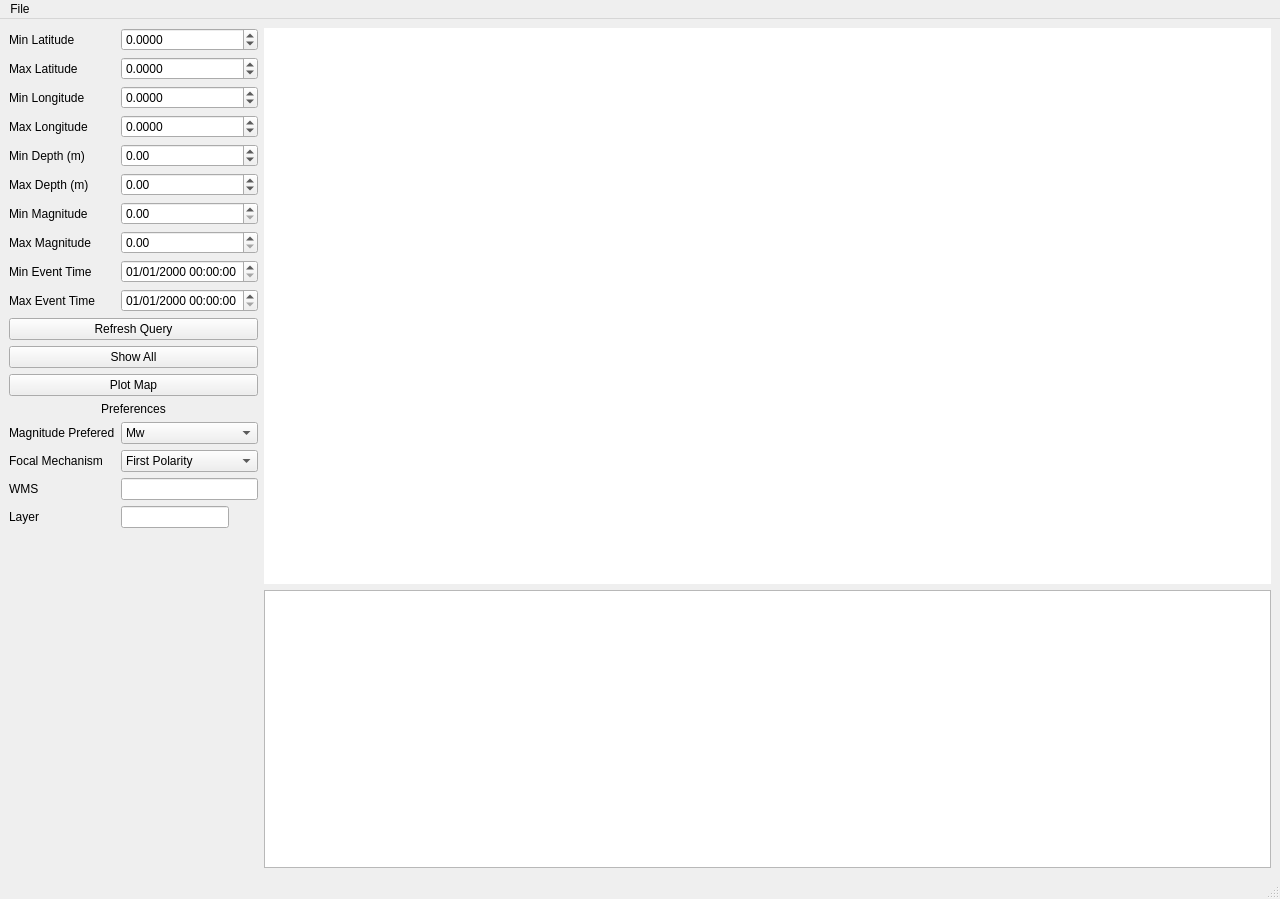
<?xml version="1.0" encoding="UTF-8"?>
<ui version="4.0">
 <class>MainWindow</class>
 <widget class="QMainWindow" name="MainWindow">
  <property name="geometry">
   <rect>
    <x>0</x>
    <y>0</y>
    <width>1280</width>
    <height>899</height>
   </rect>
  </property>
  <property name="sizePolicy">
   <sizepolicy hsizetype="Expanding" vsizetype="Preferred">
    <horstretch>0</horstretch>
    <verstretch>0</verstretch>
   </sizepolicy>
  </property>
  <property name="minimumSize">
   <size>
    <width>0</width>
    <height>0</height>
   </size>
  </property>
  <property name="windowTitle">
   <string>Earthquakes Data Base</string>
  </property>
  <widget class="QWidget" name="centralwidget">
   <property name="sizePolicy">
    <sizepolicy hsizetype="Expanding" vsizetype="Preferred">
     <horstretch>0</horstretch>
     <verstretch>0</verstretch>
    </sizepolicy>
   </property>
   <layout class="QHBoxLayout" name="horizontalLayout">
    <item>
     <layout class="QFormLayout" name="formLayout">
      <property name="leftMargin">
       <number>0</number>
      </property>
      <item row="0" column="0">
       <widget class="QLabel" name="label_2">
        <property name="text">
         <string>Min Latitude</string>
        </property>
       </widget>
      </item>
      <item row="0" column="1">
       <widget class="QDoubleSpinBox" name="minLat">
        <property name="sizePolicy">
         <sizepolicy hsizetype="Preferred" vsizetype="Fixed">
          <horstretch>0</horstretch>
          <verstretch>0</verstretch>
         </sizepolicy>
        </property>
        <property name="decimals">
         <number>4</number>
        </property>
        <property name="minimum">
         <double>-90.000000000000000</double>
        </property>
        <property name="maximum">
         <double>90.000000000000000</double>
        </property>
       </widget>
      </item>
      <item row="1" column="0">
       <widget class="QLabel" name="label_3">
        <property name="text">
         <string>Max Latitude</string>
        </property>
       </widget>
      </item>
      <item row="1" column="1">
       <widget class="QDoubleSpinBox" name="maxLat">
        <property name="sizePolicy">
         <sizepolicy hsizetype="Preferred" vsizetype="Fixed">
          <horstretch>0</horstretch>
          <verstretch>0</verstretch>
         </sizepolicy>
        </property>
        <property name="decimals">
         <number>4</number>
        </property>
        <property name="minimum">
         <double>-90.000000000000000</double>
        </property>
        <property name="maximum">
         <double>90.000000000000000</double>
        </property>
       </widget>
      </item>
      <item row="2" column="0">
       <widget class="QLabel" name="label_4">
        <property name="text">
         <string>Min Longitude</string>
        </property>
       </widget>
      </item>
      <item row="2" column="1">
       <widget class="QDoubleSpinBox" name="minLon">
        <property name="sizePolicy">
         <sizepolicy hsizetype="Preferred" vsizetype="Fixed">
          <horstretch>0</horstretch>
          <verstretch>0</verstretch>
         </sizepolicy>
        </property>
        <property name="decimals">
         <number>4</number>
        </property>
        <property name="minimum">
         <double>-180.000000000000000</double>
        </property>
        <property name="maximum">
         <double>180.000000000000000</double>
        </property>
       </widget>
      </item>
      <item row="3" column="0">
       <widget class="QLabel" name="label_5">
        <property name="text">
         <string>Max Longitude</string>
        </property>
       </widget>
      </item>
      <item row="3" column="1">
       <widget class="QDoubleSpinBox" name="maxLon">
        <property name="sizePolicy">
         <sizepolicy hsizetype="Preferred" vsizetype="Fixed">
          <horstretch>0</horstretch>
          <verstretch>0</verstretch>
         </sizepolicy>
        </property>
        <property name="decimals">
         <number>4</number>
        </property>
        <property name="minimum">
         <double>-180.000000000000000</double>
        </property>
        <property name="maximum">
         <double>180.000000000000000</double>
        </property>
       </widget>
      </item>
      <item row="4" column="0">
       <widget class="QLabel" name="label_6">
        <property name="text">
         <string>Min Depth (m)</string>
        </property>
       </widget>
      </item>
      <item row="4" column="1">
       <widget class="QDoubleSpinBox" name="minDepth">
        <property name="sizePolicy">
         <sizepolicy hsizetype="Preferred" vsizetype="Fixed">
          <horstretch>0</horstretch>
          <verstretch>0</verstretch>
         </sizepolicy>
        </property>
        <property name="decimals">
         <number>2</number>
        </property>
        <property name="minimum">
         <double>-2000.000000000000000</double>
        </property>
        <property name="maximum">
         <double>900000.000000000000000</double>
        </property>
       </widget>
      </item>
      <item row="5" column="0">
       <widget class="QLabel" name="label_7">
        <property name="text">
         <string>Max Depth (m)</string>
        </property>
       </widget>
      </item>
      <item row="5" column="1">
       <widget class="QDoubleSpinBox" name="maxDepth">
        <property name="sizePolicy">
         <sizepolicy hsizetype="Preferred" vsizetype="Fixed">
          <horstretch>0</horstretch>
          <verstretch>0</verstretch>
         </sizepolicy>
        </property>
        <property name="styleSheet">
         <string notr="true"/>
        </property>
        <property name="decimals">
         <number>2</number>
        </property>
        <property name="minimum">
         <double>-2000.000000000000000</double>
        </property>
        <property name="maximum">
         <double>9000000.000000000000000</double>
        </property>
        <property name="value">
         <double>0.000000000000000</double>
        </property>
       </widget>
      </item>
      <item row="6" column="0">
       <widget class="QLabel" name="label_8">
        <property name="text">
         <string>Min Magnitude</string>
        </property>
       </widget>
      </item>
      <item row="6" column="1">
       <widget class="QDoubleSpinBox" name="minMag">
        <property name="sizePolicy">
         <sizepolicy hsizetype="Preferred" vsizetype="Fixed">
          <horstretch>0</horstretch>
          <verstretch>0</verstretch>
         </sizepolicy>
        </property>
        <property name="maximum">
         <double>10.990000000000000</double>
        </property>
       </widget>
      </item>
      <item row="7" column="0">
       <widget class="QLabel" name="label_9">
        <property name="text">
         <string>Max Magnitude</string>
        </property>
       </widget>
      </item>
      <item row="7" column="1">
       <widget class="QDoubleSpinBox" name="maxMag">
        <property name="sizePolicy">
         <sizepolicy hsizetype="Preferred" vsizetype="Fixed">
          <horstretch>0</horstretch>
          <verstretch>0</verstretch>
         </sizepolicy>
        </property>
        <property name="maximum">
         <double>10.000000000000000</double>
        </property>
       </widget>
      </item>
      <item row="8" column="0">
       <widget class="QLabel" name="label_10">
        <property name="text">
         <string>Min Event Time</string>
        </property>
       </widget>
      </item>
      <item row="8" column="1">
       <widget class="QDateTimeEdit" name="minOrig">
        <property name="sizePolicy">
         <sizepolicy hsizetype="Preferred" vsizetype="Fixed">
          <horstretch>0</horstretch>
          <verstretch>0</verstretch>
         </sizepolicy>
        </property>
        <property name="displayFormat">
         <string>dd/MM/yyyy HH:mm:ss</string>
        </property>
       </widget>
      </item>
      <item row="9" column="0">
       <widget class="QLabel" name="label_11">
        <property name="text">
         <string>Max Event Time</string>
        </property>
       </widget>
      </item>
      <item row="9" column="1">
       <widget class="QDateTimeEdit" name="maxOrig">
        <property name="sizePolicy">
         <sizepolicy hsizetype="Preferred" vsizetype="Fixed">
          <horstretch>0</horstretch>
          <verstretch>0</verstretch>
         </sizepolicy>
        </property>
        <property name="displayFormat">
         <string>dd/MM/yyyy HH:mm:ss</string>
        </property>
       </widget>
      </item>
      <item row="10" column="0" colspan="2">
       <widget class="QPushButton" name="btnRefreshQuery">
        <property name="text">
         <string>Refresh Query</string>
        </property>
       </widget>
      </item>
      <item row="11" column="0" colspan="2">
       <widget class="QPushButton" name="btnShowAll">
        <property name="text">
         <string>Show All</string>
        </property>
       </widget>
      </item>
      <item row="12" column="0" colspan="2">
       <widget class="QPushButton" name="PlotMapBtn">
        <property name="text">
         <string>Plot Map</string>
        </property>
       </widget>
      </item>
      <item row="13" column="0" colspan="2">
       <widget class="QLabel" name="label">
        <property name="text">
         <string>Preferences</string>
        </property>
        <property name="alignment">
         <set>Qt::AlignCenter</set>
        </property>
       </widget>
      </item>
      <item row="14" column="0">
       <widget class="QLabel" name="label_12">
        <property name="text">
         <string>Magnitude Prefered</string>
        </property>
       </widget>
      </item>
      <item row="14" column="1">
       <widget class="QComboBox" name="magnitudeCB">
        <item>
         <property name="text">
          <string>Mw</string>
         </property>
        </item>
        <item>
         <property name="text">
          <string>Ms</string>
         </property>
        </item>
        <item>
         <property name="text">
          <string>ML</string>
         </property>
        </item>
        <item>
         <property name="text">
          <string>Mc</string>
         </property>
        </item>
       </widget>
      </item>
      <item row="15" column="0">
       <widget class="QLabel" name="label_13">
        <property name="text">
         <string>Focal Mechanism</string>
        </property>
       </widget>
      </item>
      <item row="15" column="1">
       <widget class="QComboBox" name="methodCB">
        <item>
         <property name="text">
          <string>First Polarity</string>
         </property>
        </item>
        <item>
         <property name="text">
          <string>MTI</string>
         </property>
        </item>
       </widget>
      </item>
      <item row="16" column="0">
       <widget class="QLabel" name="label_14">
        <property name="text">
         <string>WMS</string>
        </property>
       </widget>
      </item>
      <item row="16" column="1">
       <widget class="QLineEdit" name="wmsLE">
        <property name="sizePolicy">
         <sizepolicy hsizetype="Minimum" vsizetype="Fixed">
          <horstretch>0</horstretch>
          <verstretch>0</verstretch>
         </sizepolicy>
        </property>
        <property name="minimumSize">
         <size>
          <width>125</width>
          <height>21</height>
         </size>
        </property>
       </widget>
      </item>
      <item row="17" column="0">
       <widget class="QLabel" name="label_15">
        <property name="text">
         <string>Layer</string>
        </property>
       </widget>
      </item>
      <item row="17" column="1">
       <widget class="QLineEdit" name="layerLE">
        <property name="sizePolicy">
         <sizepolicy hsizetype="Maximum" vsizetype="Fixed">
          <horstretch>0</horstretch>
          <verstretch>0</verstretch>
         </sizepolicy>
        </property>
       </widget>
      </item>
     </layout>
    </item>
    <item>
     <layout class="QVBoxLayout" name="verticalLayout" stretch="2,1">
      <item>
       <widget class="MatplotlibWidget" name="map_widget" native="true">
        <property name="sizePolicy">
         <sizepolicy hsizetype="Expanding" vsizetype="Preferred">
          <horstretch>0</horstretch>
          <verstretch>0</verstretch>
         </sizepolicy>
        </property>
        <property name="minimumSize">
         <size>
          <width>0</width>
          <height>57</height>
         </size>
        </property>
        <property name="styleSheet">
         <string notr="true">background-color: rgb(255, 255, 255);</string>
        </property>
       </widget>
      </item>
      <item>
       <widget class="QTableView" name="tableView"/>
      </item>
     </layout>
    </item>
   </layout>
  </widget>
  <widget class="QMenuBar" name="menubar">
   <property name="geometry">
    <rect>
     <x>0</x>
     <y>0</y>
     <width>1280</width>
     <height>24</height>
    </rect>
   </property>
   <widget class="QMenu" name="menuFile">
    <property name="title">
     <string>File</string>
    </property>
    <addaction name="actionRead_hyp_folder"/>
    <addaction name="actionRead_last_location"/>
    <addaction name="actionUpdate_Magnitudes"/>
   </widget>
   <addaction name="menuFile"/>
  </widget>
  <widget class="QStatusBar" name="statusbar"/>
  <action name="actionRead_hyp_folder">
   <property name="text">
    <string>Read hyp folder</string>
   </property>
  </action>
  <action name="actionRead_last_location">
   <property name="text">
    <string>Read last location</string>
   </property>
  </action>
  <action name="actionUpdate_Magnitudes">
   <property name="text">
    <string>Update Magnitudes</string>
   </property>
  </action>
 </widget>
 <customwidgets>
  <customwidget>
   <class>MatplotlibWidget</class>
   <extends>QWidget</extends>
   <header>loc_flow_isp/db/map_class/clases_mpl_pyqt</header>
   <container>1</container>
  </customwidget>
 </customwidgets>
 <resources/>
 <connections/>
</ui>
